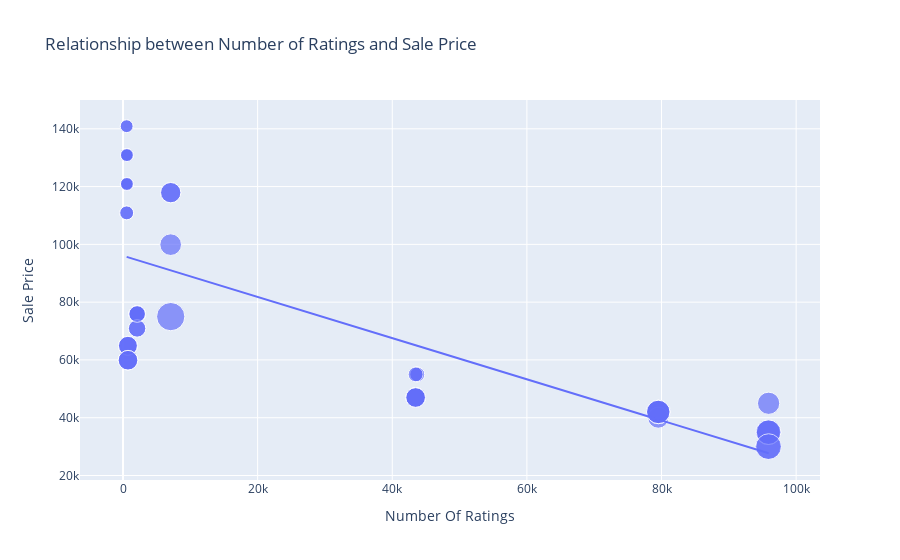

Notebook code cell kept with this figure:
### Code cell
figure = px.scatter(data_frame= data , x='Number Of Ratings',y='Sale Price',size="Discount Percentage",trendline="ols",title="Relationship between Number of Ratings and Sale Price")  #size will be based on Discount Percentage
figure.show()

### Figure 1 — Plotly figure (JSON) as saved in the notebook; plotly's stock layout.template omitted (floating-point values rounded to 4 significant figures)
{"data": [{"hovertemplate": "Number Of Ratings=%{x}<br>Sale Price=%{y}<br>Discount Percentage=%{marker.size}<extra></extra>", "legendgroup": "", "marker": {"color": "#636efa", "size": [0, 0, 0, 0, 0, 0, 0, 0, 0, 20, 16, 20, 20, 20, 0, 0, 0, 0, 29, 15, 0, 15, 17, 18, 6, 6, 13, 6, 14, 10, 7, 6, 6, 13, 13, 10, 10, 6, 14, 6, 10, 6, 11, 11, 10, 14, 7, 6, 6, 6, 8, 8, 24, 22, 22, 22, 8, 24, 14, 14, 14, 14], "sizemode": "area", "sizeref": 0.0725, "symbol": "circle"}, "mode": "markers", "name": "", "orientation": "v", "showlegend": false, "type": "scatter", "x": [3431, 3431, 3431, 11202, 11202, 3431, 3431, 11202, 1454, 79512, 79512, 79582, 79512, 79512, 1078, 1078, 1078, 1078, 7088, 7088, 1078, 7088, 7081, 95909, 542, 580, 740, 545, 740, 2101, 545, 580, 580, 730, 730, 2101, 2101, 580, 740, 580, 2092, 545, 2101, 2092, 2101, 740, 545, 580, 580, 580, 43707, 43707, 95807, 95909, 95807, 95909, 43470, 95909, 43470, 43470, 43470, 43470], "xaxis": "x", "y": [49900, 84900, 84900, 77000, 77000, 49900, 49900, 77000, 89900, 41999, 39999, 41999, 41999, 41999, 131900, 117100, 131900, 117100, 74999, 117900, 117100, 117900, 99900, 44999, 140900, 130900, 64900, 120900, 59900, 75900, 110900, 130900, 120900, 64900, 64900, 75900, 75900, 120900, 59900, 120900, 75900, 140900, 70900, 70900, 75900, 59900, 110900, 120900, 130900, 130900, 54999, 54999, 29999, 34999, 34999, 34999, 54999, 29999, 46999, 46999, 46999, 46999], "yaxis": "y"}, {"hovertemplate": "<b>OLS trendline</b><br>Sale Price = -0.712783 * Number Of Ratings + 96054.8<br>R<sup>2</sup>=0.492139<br><br>Number Of Ratings=%{x}<br>Sale Price=%{y} <b>(trend)</b><extra></extra>", "legendgroup": "", "marker": {"color": "#636efa", "symbol": "circle"}, "mode": "lines", "name": "", "showlegend": false, "type": "scatter", "x": [542, 545, 545, 545, 545, 580, 580, 580, 580, 580, 580, 580, 580, 730, 730, 740, 740, 740, 740, 1078, 1078, 1078, 1078, 1078, 1454, 2092, 2092, 2101, 2101, 2101, 2101, 2101, 3431, 3431, 3431, 3431, 3431, 7081, 7088, 7088, 7088, 11202, 11202, 11202, 43470, 43470, 43470, 43470, 43470, 43707, 43707, 79512, 79512, 79512, 79512, 79582, 95807, 95807, 95909, 95909, 95909, 95909], "xaxis": "x", "y": [95670.0, 95670.0, 95670.0, 95670.0, 95670.0, 95640.0, 95640.0, 95640.0, 95640.0, 95640.0, 95640.0, 95640.0, 95640.0, 95530.0, 95530.0, 95530.0, 95530.0, 95530.0, 95530.0, 95290.0, 95290.0, 95290.0, 95290.0, 95290.0, 95020.0, 94560.0, 94560.0, 94560.0, 94560.0, 94560.0, 94560.0, 94560.0, 93610.0, 93610.0, 93610.0, 93610.0, 93610.0, 91010.0, 91000.0, 91000.0, 91000.0, 88070.0, 88070.0, 88070.0, 65070.0, 65070.0, 65070.0, 65070.0, 65070.0, 64900.0, 64900.0, 39380.0, 39380.0, 39380.0, 39380.0, 39330.0, 27770.0, 27770.0, 27690.0, 27690.0, 27690.0, 27690.0], "yaxis": "y"}], "layout": {"autosize": true, "legend": {"itemsizing": "constant", "tracegroupgap": 0}, "title": {"text": "Relationship between Number of Ratings and Sale Price"}, "xaxis": {"anchor": "y", "autorange": true, "domain": [0, 1], "range": [-5977.0, 103000.0], "title": {"text": "Number Of Ratings"}, "type": "linear"}, "yaxis": {"anchor": "x", "autorange": true, "domain": [0, 1], "range": [11530.0, 153700.0], "title": {"text": "Sale Price"}, "type": "linear"}}}
